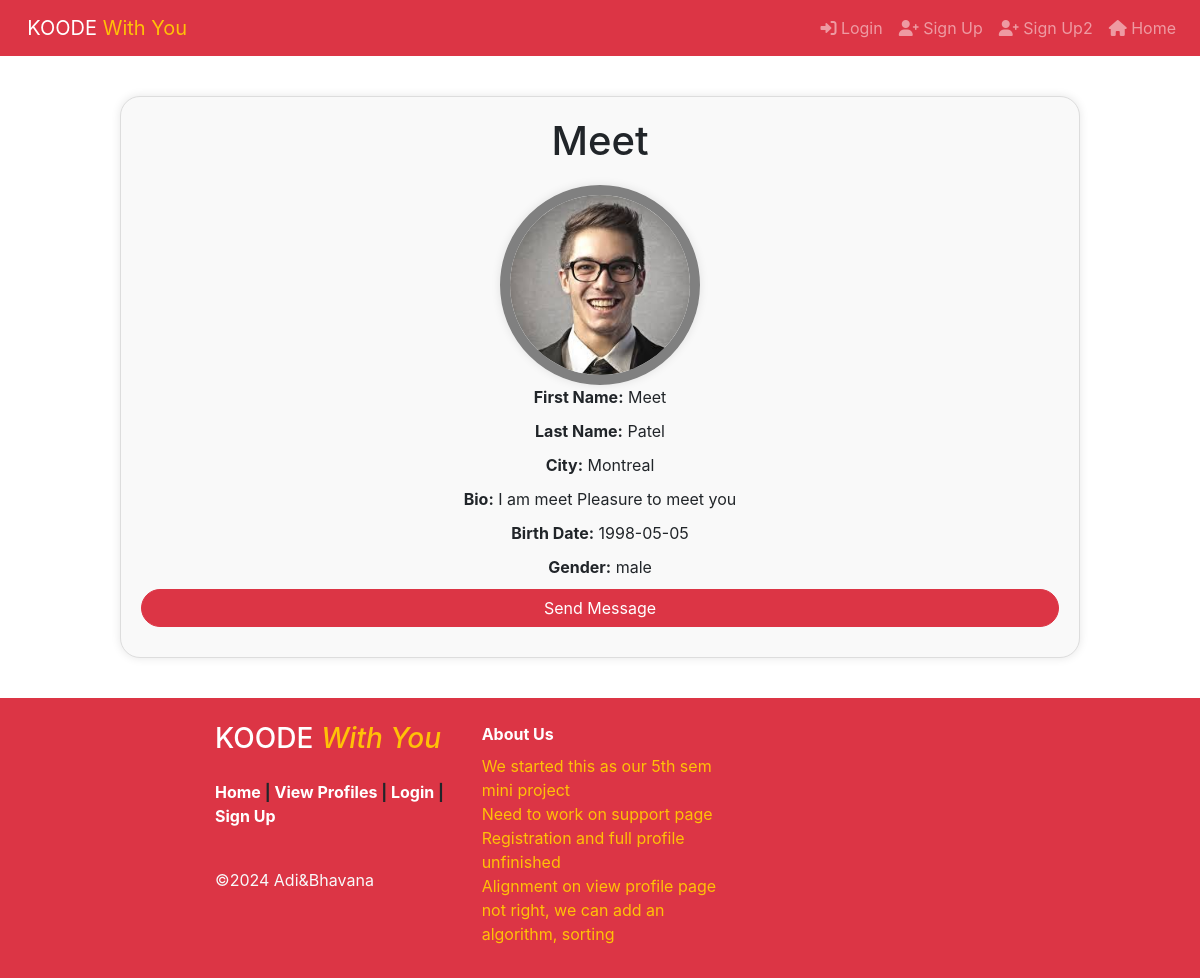
Page /full-profile.php?id=2 on the earlier database version.
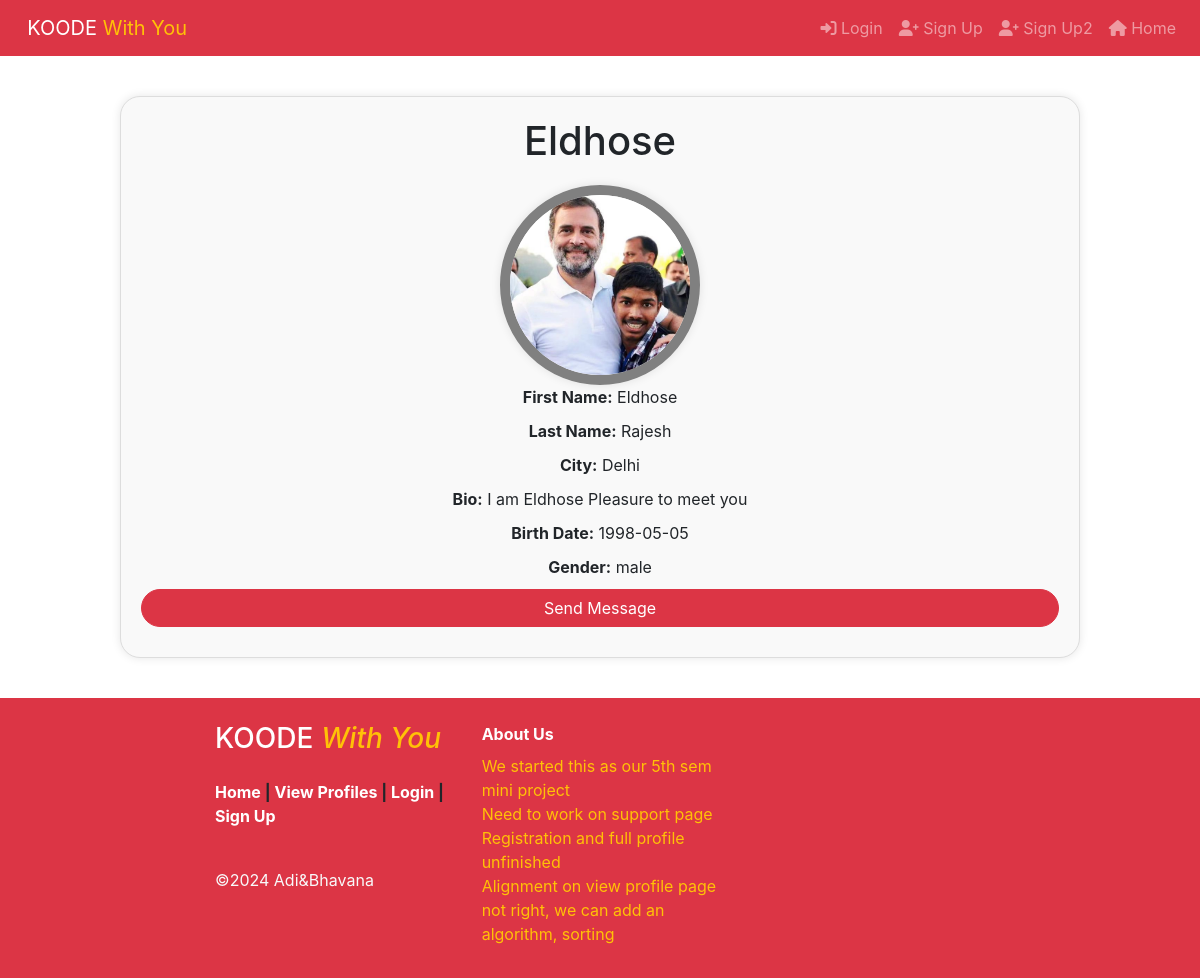
Same page on the later database version.
### tables this page shows
CREATE TABLE IF NOT EXISTS `profile` (
  `id` int NOT NULL AUTO_INCREMENT,
  `email` varchar(500) NOT NULL,
  `password` varchar(500) NOT NULL,
  `firstName` varchar(50) NOT NULL,
  `lastName` varchar(50) NOT NULL,
  `city` varchar(50) NOT NULL,
  `bio` varchar(500) NOT NULL,
  `birthDate` date NOT NULL,
  `gender` varchar(50) NOT NULL,
  `hobby` varchar(255) NOT NULL,
  `Job` varchar(255) NOT NULL,
  `Disabled_stats` varchar(10) NOT NULL,
  `imgUrl` text NOT NULL,
  `receive_notification` tinyint(1) NOT NULL DEFAULT '0',
  `Disability` varchar(255) NOT NULL,
  `disabilitytype` varchar(100) NOT NULL,
  `user_role` text NOT NULL,
  `created_date` datetime NOT NULL DEFAULT CURRENT_TIMESTAMP,
  `modified_date` datetime DEFAULT NULL,
  PRIMARY KEY (`id`),
  UNIQUE KEY `email` (`email`)
);

### full-profile.php (the view, shortened to what this page needs)
<html>
    <head>
    <?php include("./includes/header.php") ?>
    <link href="./css/style.css" rel="stylesheet" type="text/css">
    </head>
<body>
<div>
    <?php
    include("./includes/nav-bar.php")
    ?>
    </div>
<?php
$db_host = 'localhost';
$db_username = 'root';
$db_password = '';
$db_name = 'datingdb';
$conn = new mysqli($db_host, $db_username, $db_password, $db_name);
$user_id = $_GET['id'];
$sql = "SELECT * FROM profile WHERE id = '$user_id'";
$result = $conn->query($sql);
if ($result->num_rows > 0) {
    $user = $result->fetch_assoc();
    ?>
    <div class="profile-container" style="border-radius: 20px; overflow: hidden;">
        <h1 class="profile-header"><?php echo $user['firstName']; ?></h1>
        <div class="profile-info">
        <a href="<?php echo $user['imgUrl']; ?>" alt="Profile Pic" onerror="this.src='images/alt.png';" target="_blank">
            <img src="<?php echo $user['imgUrl']; ?>" alt="Profile Pic" onerror="this.src='images/alt.png';">
            </a>
            <p class="profile-field"><strong>First Name:</strong> <?php echo $user['firstName']; ?></p>
            <p class="profile-field"><strong>Last Name:</strong> <?php echo $user['lastName']; ?></p>
            <p class="profile-field"><strong>City:</strong> <?php echo $user['city']; ?></p>
            <p class="profile-field"><strong>Bio:</strong> <?php echo $user['bio']; ?></p>
            <p class="profile-field"><strong>Birth Date:</strong> <?php echo $user['birthDate']; ?></p>
            <p class="profile-field"><strong>Gender:</strong> <?php echo $user['gender']; ?></p>
        </div>
        <div>
        <div class="row mb-10">
                                    <div class="col-md-12 col-sm-12" style="border-radius: 20px; overflow: hidden;">
                                        <a href="./chat-users.php?id=<?= $user_id ?>"
                                           class="btn btn-danger w-100" style="border-radius: 30px; overflow: hidden;">
                                            Send Message
                                        </a>
                                    </div>
                                </div>
        </div>
    </div>
    <?php
} else {
    echo "<p class='error-message'>User not found.</p>";
}
?>
 </body>
<?php include("./includes/footer.php") ?>
 </html>

Differences in the rows shown:
changed profile "male": firstName "Meet" → "Eldhose"; imgUrl: a different picture; lastName "Patel" → "Rajesh"; city "Montreal" → "Delhi"; bio "I am meet Pleasure to meet you" → "I am Eldhose Pleasure to meet you"
